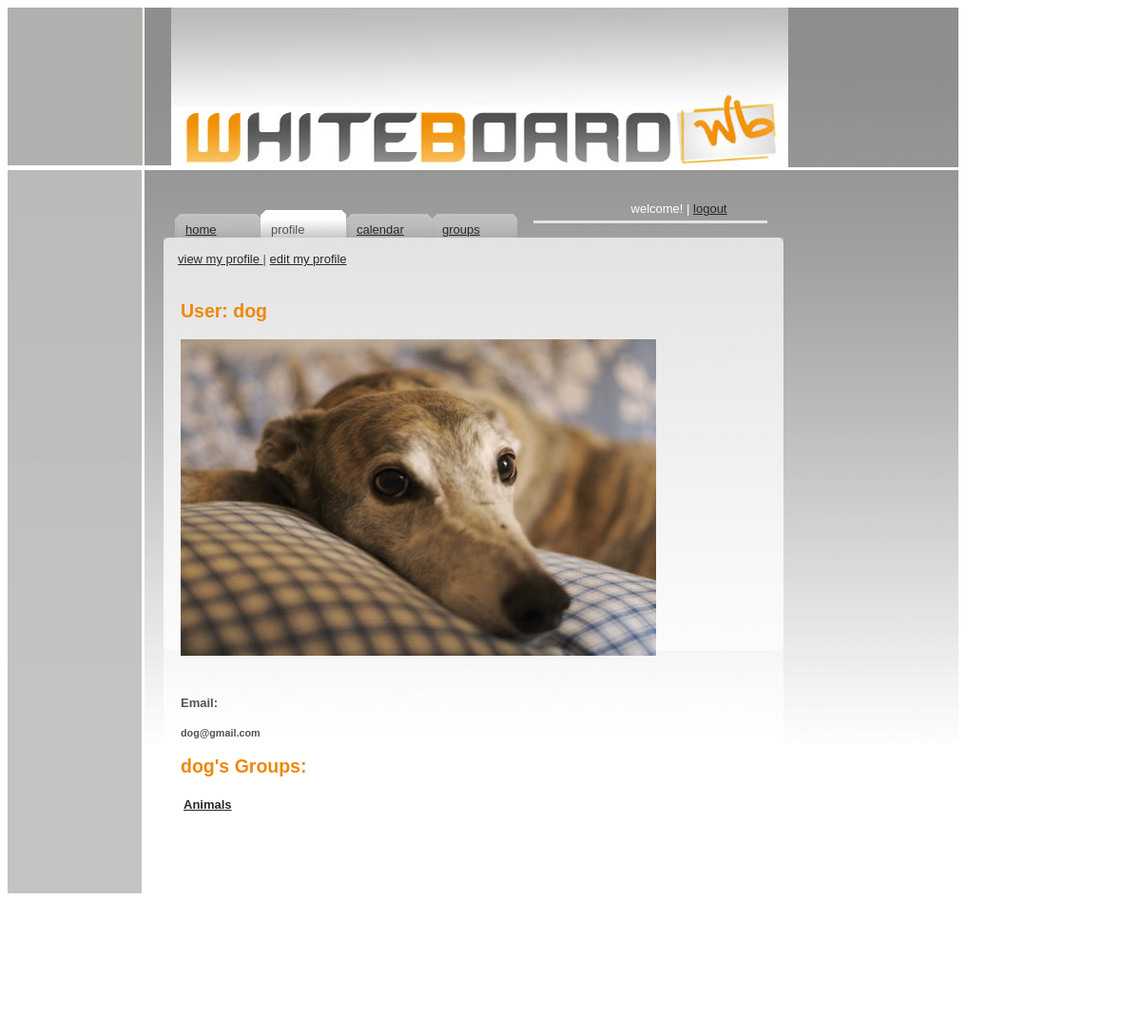
/userProf.php?user=dog, run on the app's committed database.
### tables this page shows
CREATE TABLE IF NOT EXISTS `users` (
  `userName` varchar(20) NOT NULL,
  `password` varchar(10) NOT NULL,
  `eMail` varchar(30) NOT NULL,
  `Bio` blob NOT NULL,
  `Avatar` varchar(25) NOT NULL,
  PRIMARY KEY (`userName`)
);

CREATE TABLE IF NOT EXISTS `groups` (
  `groupName` varchar(20) NOT NULL,
  `groupdescription` blob NOT NULL,
  `groupadmin` varchar(20) NOT NULL,
  `shortInfo` varchar(160) DEFAULT NULL,
  PRIMARY KEY (`groupName`)
);

### userProf.php (the view, shortened to what this page needs)
<?php include('db_connect.php'); ?>
<!DOCTYPE html PUBLIC "-//W3C//DTD XHTML 1.0 Strict//EN" "http://www.w3.org/TR/xhtml1/DTD/xhtml1-strict.dtd">
<html>
	<head>
		<LINK href="stylesheet.css" rel="stylesheet" type="text/css">
	</head>
	<body>
		<div class="header">
			<img src="logo.jpg"/>
		</div>
		<div class="body">
			<table padding-left="5px" cellspacing="0">
			<tr><td class="blank"></td>
			<td class="tab2"><a href="home.php">home</a></td>
			<td class="tab1">profile</td>
			<td class="tab3"><a href="calendar.php">calendar</a></td>
			<td class="tab4"><a href="groups.php">groups</a></td>
			<td class="login"><font color="#ffffff">welcome! | </font><a href="logout.php"> logout</a></td>
			</tr></table>
			<table cellspacing="0"><tr>
			<td class="content">
	<a href="profile.php">view my profile </a> | <a href="editProfile.php">edit my profile </a>
<h4>
<table>
		<?php
			$u = $_GET['user'];
			$user = (string)$u;
			  echo("<tr><td><h2>User: $user</h2>");
			   $query = "select Avatar from users WHERE username = '$user'";
			   $result = mysqli_query($db, $query);
			  while($row = mysqli_fetch_array($result)){
				$content = $row['Avatar'];
				echo("<h5><img src= $content /></h5>");
			}
			 echo("<tr><td><h4>Email:</h4>");
			   $query = "select email from users WHERE username = '$user'";
			   $result = mysqli_query($db, $query);
			  while($row = mysqli_fetch_array($result)){
				$content = $row['email'];
				echo("<h5>$content</h5>");
			}
			echo("<h2>$user's Groups:</h2>");
			  $query = "SELECT u.userName, g.groupName FROM users u inner join groups
g INNER JOIN memberJunction m ON u.userName = m.userName
AND g.groupName = m.groupName WHERE u.username = '$user'";
			  $result = mysqli_query($db, $query);
			  echo '<table><h5>';
			  while($row = mysqli_fetch_array($result)){
				$content = $row['groupName'];
				echo("<tr><td><a href='groupProf.php?group=$content'>$content</a></td>");
			}
			echo "</h5></table>";
?>
			</td></tr>
			</h4></td></tr>
			</table
		</div>
	</body>
</html>

### stylesheet.css (style rules this page uses)
body { font-family: arial; color:#535353; font-size: small; }
A:link { text-decoration: bold; color:#282828; font-family:arial; font-size:small; }
h2 { color:#ee880d; }
h4 { color:#535353; }
h5 { color:#535353; }
DIV.header { background-image:url('header.jpg'); background-repeat:no-repeat; padding-left: 172px; }
DIV.body { background-image:url('body.jpg'); background-repeat:no-repeat; padding-left: 164px; }
td.blank { background-image:url('blank.jpg'); background-repeat:no-repeat; width:10px; }
td.tab1 { background-image:url('tab1.jpg'); background-repeat:no-repeat; padding-left:11px; padding-top:55px; width:78px; }
td.tab2 { background-image:url('tab2.jpg'); background-repeat:no-repeat; padding-left:11px; padding-top:55px; width:78px; }
td.tab3 { background-image:url('tab2.jpg'); background-repeat:no-repeat; padding-left:11px; padding-top:55px; width:78px; }
td.tab4 { background-image:url('tab2.jpg'); background-repeat:no-repeat; padding-left:11px; padding-top:55px; width:78px; }
td.login { background-image:url('login.jpg'); background-repeat:no-repeat; padding-left:20px; padding-top:20px; padding-bottom:10px; width:300px; text-align:center; font-size:small; }
td.content { background-image:url('contentbox.jpg'); background-repeat:no-repeat; padding-left:15px; padding-right:15px; padding-top:15px; padding-bottom:15px; width:650px; height:800px; vertical-align: top; }

### data on the page
users: Avatar (picture), eMail "dog@gmail.com", groups.groupName "Animals"

### other printed values
$user "dog"
